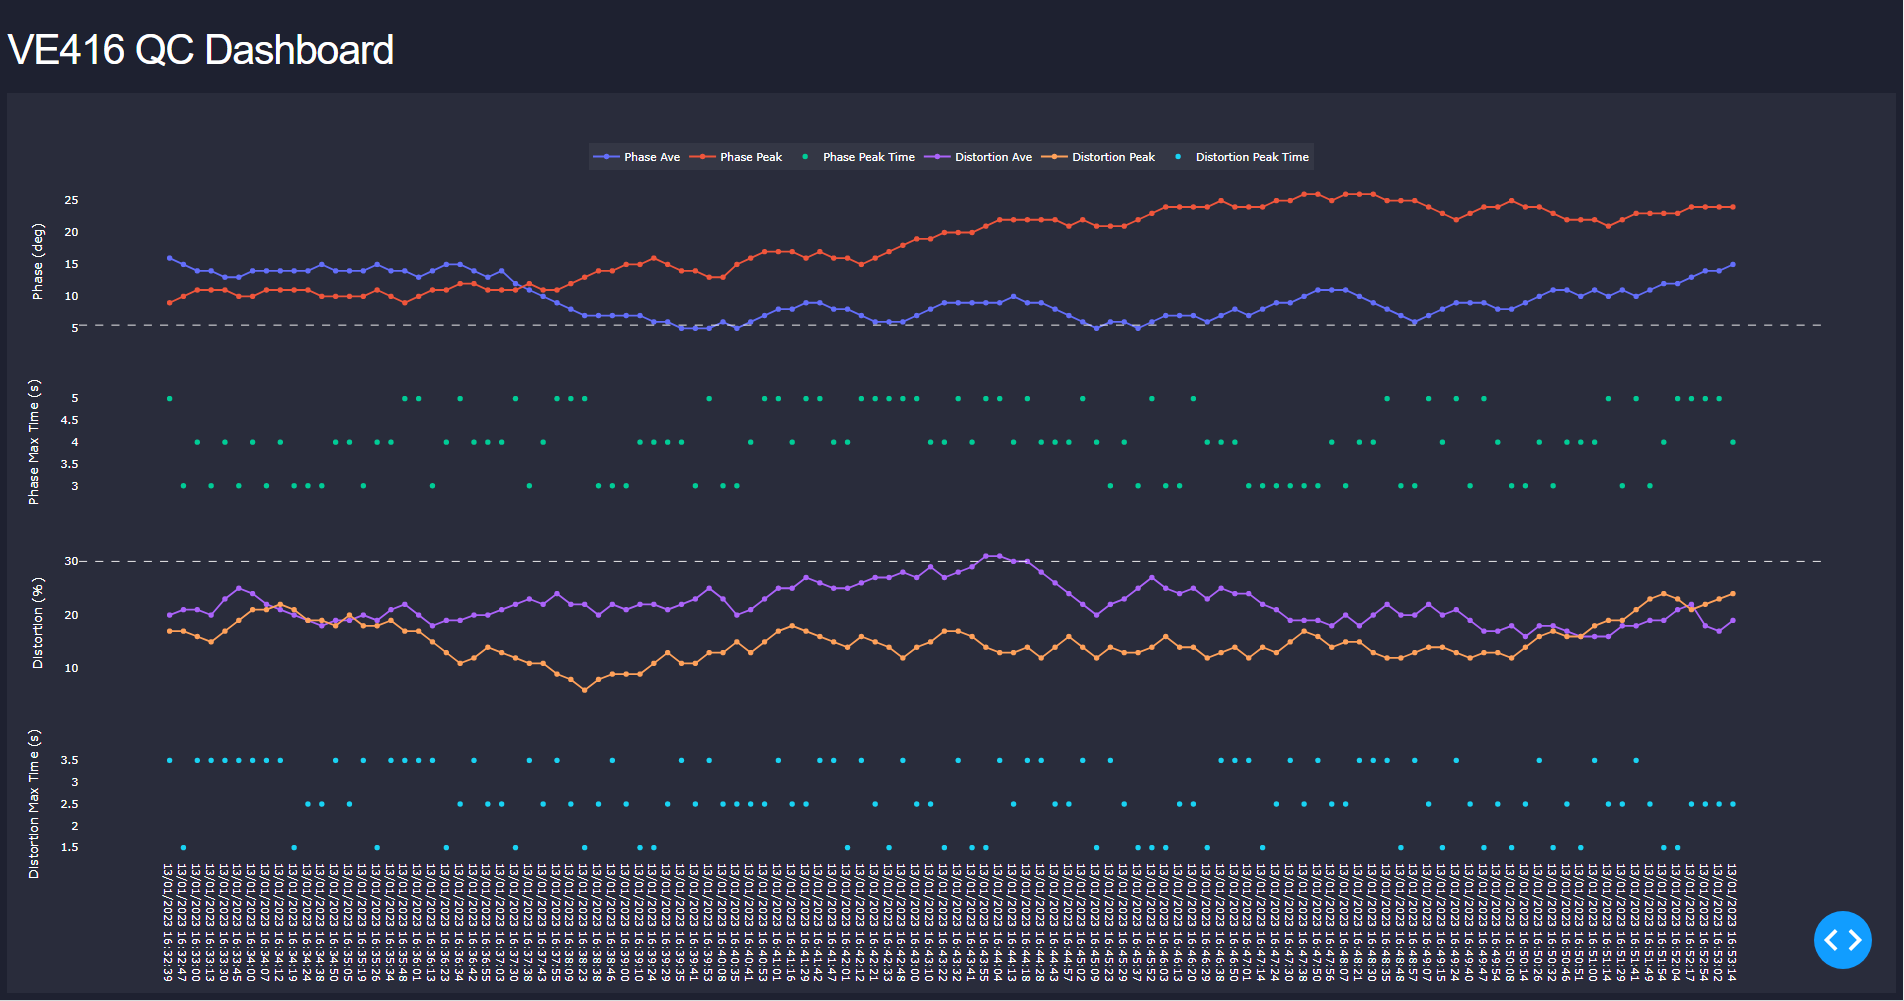

Python code for this plot:
'''
Ben Kaack
13/01/2023
Sercel VE416 DPG QC Data String Dashboard
Version 1.0

How to Run - Type "python dashboard.py 5" in command line.
The final intger represents the comm port that the Seriel-USB interface is connected to.
The dashboard can be viewed in any browser by going to http://127.0.0.1:8050/

The application creates a parallel process called start_client at startup.
This paralell process opens a seriel port and SQL database connection, updating as new data
is received over the user selected comm port.
The dash application refreshes at regular interval and updates plots with new data points
'''
# Imports
import pandas as pd
import dash
from dash import dcc, html
import plotly.subplots
import plotly.graph_objects as go
from dash.dependencies import Input, Output
import client_sql
import multiprocessing
import sqlite3
import sys

# Dashboard Layout
app = dash.Dash(__name__)
app.layout = html.Div(
html.Div([
    html.H1('VE416 QC Dashboard'),

    dcc.Graph(
        id='live-update-graph'
    ),

    dcc.Interval(
        id='interval-component',
        interval=5*1000, # in milliseconds
        n_intervals=0
    )
])
)

# Live updates callback
@app.callback(Output('live-update-graph', 'figure'),
            Input('interval-component', 'n_intervals'))

def update_graph_live(n):
    # Connect to SQL database and build dataframe
    db_name = 'vib_db'
    conn = sqlite3.connect(db_name)
    sql_query = pd.read_sql('SELECT * FROM vib_data', conn)
    df = pd.DataFrame(sql_query)

    # Dictionary to hold data pulled from SQL database
    data = {
        'Time': df['pc_time'],
        'Phase Ave': df['phase_ave'],
        'Phase Peak' :df['phase_peak'],
        'Phase Peak Time' :df['phase_peak_time'],
        'Distortion Ave': df['dist_ave'],
        'Distortion Peak' :df['dist_peak'],
        'Distortion Peak Time' :df['dist_peak_time']
    }

    # Create the graph with subplots
    fig = plotly.subplots.make_subplots(
        rows=4,
        cols=1,
        row_heights=[0.3, 0.2,0.3,0.2],
        shared_xaxes=True
        )

    # Phase Subplot1
    fig.append_trace(go.Scatter(x=data['Time'], y=data['Phase Ave'], mode='lines+markers', name='Phase Ave'), 1, 1)
    fig.append_trace(go.Scatter(x=data['Time'], y=data['Phase Peak'], mode='lines+markers', name='Phase Peak'), 1, 1)

    # Phase subplot2
    fig.append_trace(go.Scatter(x=data['Time'], y=data['Phase Peak Time'], mode='markers', name='Phase Peak Time'), 2, 1)

    # Distortion subplot3
    fig.append_trace(go.Scatter(x=data['Time'], y=data['Distortion Ave'], mode='lines+markers', name='Distortion Ave'), 3, 1)
    fig.append_trace(go.Scatter(x=data['Time'], y=data['Distortion Peak'], mode='lines+markers', name='Distortion Peak'), 3, 1)

    # Distortion subplot4
    fig.append_trace(go.Scatter(x=data['Time'], y=data['Distortion Peak Time'], mode='markers', name='Distortion Peak Time'), 4, 1)

    # Add threshold lines
    fig.add_hline(y=5.5, line_width=1, line_dash="dash", line_color="white", row=1, col=0) # phase threshold
    fig.add_hline(y=30, line_width=1, line_dash="dash", line_color="white", row=3, col=0) # distortion threshold

    # Update yaxis properties
    fig.update_yaxes(title_text="Phase (deg)", row=1, col=1)
    fig.update_yaxes(title_text="Phase Max Time (s)", row=2, col=1)
    fig.update_yaxes(title_text="Distortion (%)", row=3, col=1)
    fig.update_yaxes(title_text="Distortion Max Time (s)", row=4, col=1)

    # Hide grid lines
    fig.for_each_xaxis(lambda x: x.update(showgrid=False))
    fig.for_each_yaxis(lambda x: x.update(showgrid=False))

    # Update plotly figure
    fig.update_layout(
        height=1000,
        plot_bgcolor='rgba(0, 0, 0, 0)',
        paper_bgcolor='rgba(255, 255, 255, 0.05)',
        font=dict(color='#ffffff'),
        legend=dict(orientation="h",yanchor="bottom",y=1.02,xanchor="center",x=0.5)
        )
    return fig

# Main
if __name__ == '__main__':

    # Start the client in a parallel thread
    comm_port = sys.argv[1] # grab the comm port number
    p1 = multiprocessing.Process(target=client_sql.start_client, kwargs={"comm":comm_port})
    p1.start()

    # Main thread
    app.run_server(debug=True, use_reloader=False)
    
